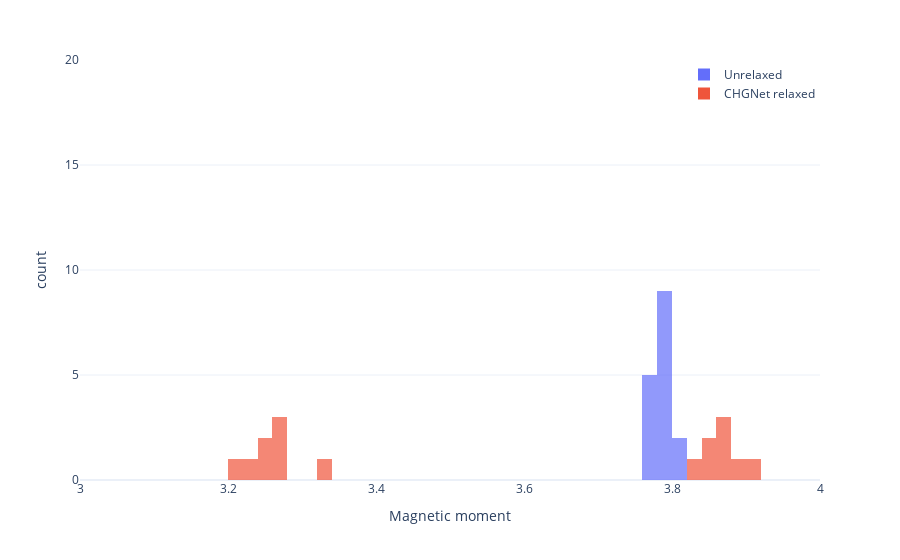

Notebook code cell kept with this figure:
### Code cell
fig = df_magmom.hist(
    nbins=200,
    sharex=True,
    sharey=True,
    backend="plotly",
    barmode="overlay",
    layout={"title": "Magmom distribution"},
    opacity=0.7,
    range_x=[3, 4],
    template="plotly_white",
)
fig.layout.legend.update(title="", x=1, y=1, xanchor="right", yanchor="top")
fig.layout.xaxis.title = "Magnetic moment"
fig.show()

### Figure 1 — Plotly figure (JSON) as saved in the notebook; plotly's stock layout.template omitted (floating-point values rounded to 4 significant figures)
{"data": [{"alignmentgroup": "True", "bingroup": "x", "hovertemplate": "variable=Unrelaxed<br>value=%{x}<br>count=%{y}<extra></extra>", "legendgroup": "Unrelaxed", "marker": {"color": "#636efa", "opacity": 0.7, "pattern": {"shape": ""}}, "name": "Unrelaxed", "nbinsx": 200, "offsetgroup": "Unrelaxed", "orientation": "v", "showlegend": true, "type": "histogram", "x": [0.005846, 0.006138, 0.005838, 0.006123, 0.005874, 0.005982, 0.00573, 0.006228, 3.8, 3.78, 3.787, 3.789, 3.8, 3.779, 3.793, 3.782, 3.787, 3.811, 3.765, 3.787, 3.789, 3.82, 3.761, 3.778, 0.05602, 0.07574, 0.2508, 0.08974, 0.08101, 0.05369, 0.3721, 0.06268, 0.09366, 0.04425, 0.06021, 0.05908, 0.09365, 0.04423, 0.06021, 0.05905, 0.04215, 0.06075, 0.09063, 0.06699, 0.04202, 0.06117, 0.08967, 0.06688, 0.211, 0.05071, 0.1037, 0.09718, 0.211, 0.05071, 0.1037, 0.09718], "xaxis": "x", "yaxis": "y"}, {"alignmentgroup": "True", "bingroup": "x", "hovertemplate": "variable=CHGNet relaxed<br>value=%{x}<br>count=%{y}<extra></extra>", "legendgroup": "CHGNet relaxed", "marker": {"color": "#EF553B", "opacity": 0.7, "pattern": {"shape": ""}}, "name": "CHGNet relaxed", "nbinsx": 200, "offsetgroup": "CHGNet relaxed", "orientation": "v", "showlegend": true, "type": "histogram", "x": [0.004174, 0.00566, 0.005208, 0.005765, 0.005142, 0.004289, 0.005346, 0.004485, 3.854, 3.33, 3.24, 3.876, 3.261, 3.867, 3.909, 3.21, 3.845, 3.245, 3.264, 3.873, 3.837, 3.889, 3.277, 3.223, 0.04622, 0.06213, 0.1331, 0.06624, 0.05322, 0.04919, 0.1866, 0.05208, 0.08125, 0.06774, 0.07822, 0.07179, 0.07889, 0.06592, 0.07654, 0.0691, 0.06811, 0.07208, 0.07142, 0.08023, 0.07145, 0.07262, 0.07527, 0.08195, 0.1154, 0.04746, 0.07534, 0.06586, 0.1214, 0.05037, 0.07929, 0.06925], "xaxis": "x", "yaxis": "y"}], "layout": {"barmode": "overlay", "legend": {"title": {"text": ""}, "tracegroupgap": 0, "x": 1, "xanchor": "right", "y": 1, "yanchor": "top"}, "margin": {"t": 60}, "xaxis": {"anchor": "y", "domain": [0, 1], "range": [3, 4], "title": {"text": "Magnetic moment"}}, "yaxis": {"anchor": "x", "domain": [0, 1], "title": {"text": "count"}}}}
